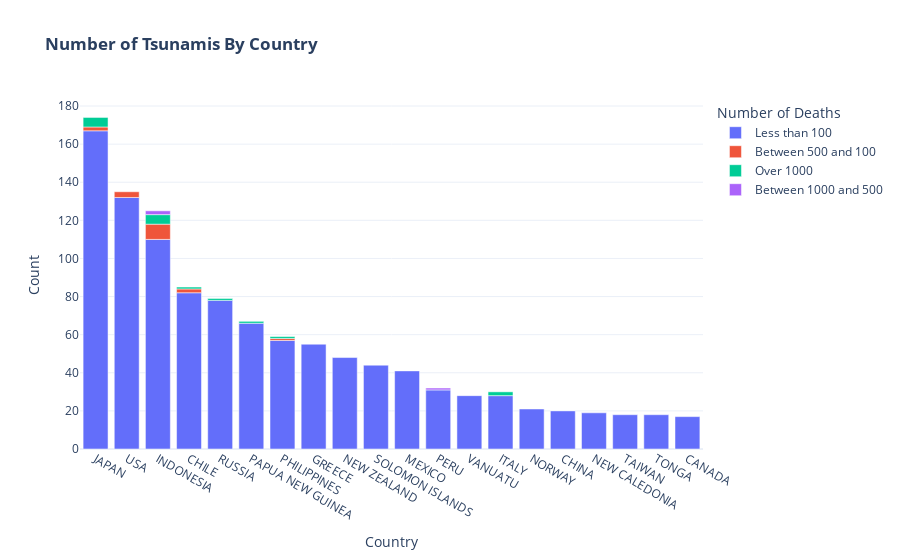

Notebook code for this chart:
### Code cell
data_cnt_Country=df.groupby(['Country','Deaths_grp'])['Sr.no'].count().sort_values(ascending=False).reset_index()
data_cnt_Country=data_cnt_Country.loc[data_cnt_Country['Country'].isin(df.groupby(['Country'])['Sr.no'].count().reset_index().nlargest(20,'Sr.no')['Country'])]

fig=px.bar(data_cnt_Country,x="Country",y='Sr.no',color='Deaths_grp',template='plotly_white'
          ,labels={"Sr.no": "Count","Deaths_grp":"Number of Deaths"},title="<b>Number of Tsunamis By Country")
fig.show()

### Figure 1 — Plotly figure (JSON) as saved in the notebook; plotly's stock layout.template omitted (floating-point values rounded to 4 significant figures)
{"data": [{"alignmentgroup": "True", "hovertemplate": "Number of Deaths=Less than 100<br>Country=%{x}<br>Count=%{y}<extra></extra>", "legendgroup": "Less than 100", "marker": {"color": "#636efa", "pattern": {"shape": ""}}, "name": "Less than 100", "offsetgroup": "Less than 100", "orientation": "v", "showlegend": true, "textposition": "auto", "type": "bar", "x": ["JAPAN", "USA", "INDONESIA", "CHILE", "RUSSIA", "PAPUA NEW GUINEA", "PHILIPPINES", "GREECE", "NEW ZEALAND", "SOLOMON ISLANDS", "MEXICO", "PERU", "VANUATU", "ITALY", "NORWAY", "CHINA", "NEW CALEDONIA", "TAIWAN", "TONGA", "CANADA"], "xaxis": "x", "y": [167, 132, 110, 82, 78, 66, 57, 55, 48, 44, 41, 31, 28, 28, 21, 20, 19, 18, 18, 17], "yaxis": "y"}, {"alignmentgroup": "True", "hovertemplate": "Number of Deaths=Between 500 and 100<br>Country=%{x}<br>Count=%{y}<extra></extra>", "legendgroup": "Between 500 and 100", "marker": {"color": "#EF553B", "pattern": {"shape": ""}}, "name": "Between 500 and 100", "offsetgroup": "Between 500 and 100", "orientation": "v", "showlegend": true, "textposition": "auto", "type": "bar", "x": ["INDONESIA", "USA", "CHILE", "JAPAN", "PHILIPPINES"], "xaxis": "x", "y": [8, 3, 2, 2, 1], "yaxis": "y"}, {"alignmentgroup": "True", "hovertemplate": "Number of Deaths=Over 1000<br>Country=%{x}<br>Count=%{y}<extra></extra>", "legendgroup": "Over 1000", "marker": {"color": "#00cc96", "pattern": {"shape": ""}}, "name": "Over 1000", "offsetgroup": "Over 1000", "orientation": "v", "showlegend": true, "textposition": "auto", "type": "bar", "x": ["INDONESIA", "JAPAN", "ITALY", "RUSSIA", "PHILIPPINES", "CHILE", "PAPUA NEW GUINEA"], "xaxis": "x", "y": [5, 5, 2, 1, 1, 1, 1], "yaxis": "y"}, {"alignmentgroup": "True", "hovertemplate": "Number of Deaths=Between 1000 and 500<br>Country=%{x}<br>Count=%{y}<extra></extra>", "legendgroup": "Between 1000 and 500", "marker": {"color": "#ab63fa", "pattern": {"shape": ""}}, "name": "Between 1000 and 500", "offsetgroup": "Between 1000 and 500", "orientation": "v", "showlegend": true, "textposition": "auto", "type": "bar", "x": ["INDONESIA", "PERU"], "xaxis": "x", "y": [2, 1], "yaxis": "y"}], "layout": {"barmode": "relative", "legend": {"title": {"text": "Number of Deaths"}, "tracegroupgap": 0}, "title": {"text": "<b>Number of Tsunamis By Country"}, "xaxis": {"anchor": "y", "domain": [0, 1], "title": {"text": "Country"}}, "yaxis": {"anchor": "x", "domain": [0, 1], "title": {"text": "Count"}}}}
